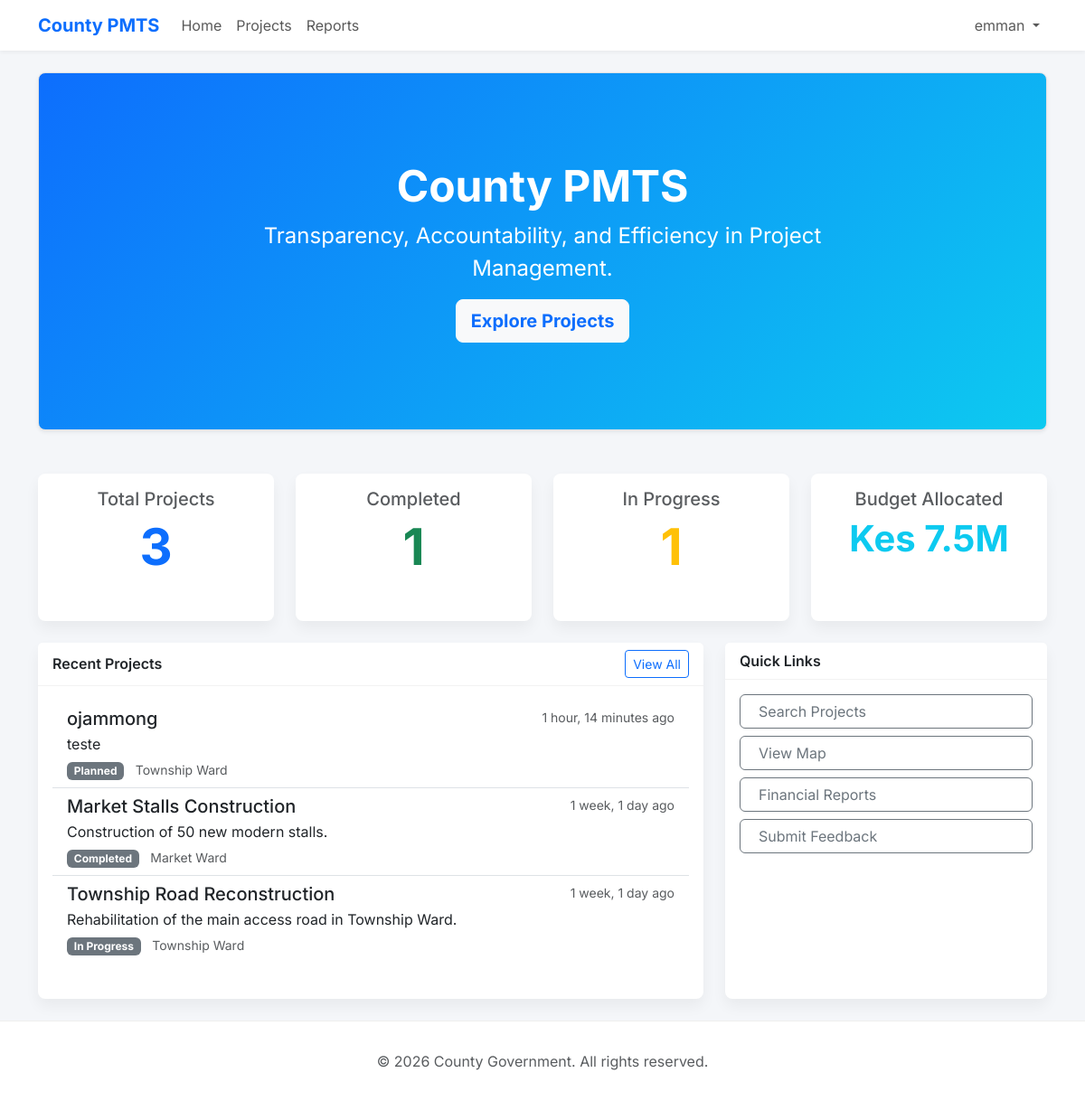
Screenshot of / (signed in) with the database file from the repository.
### apps/users/models.py (models this page shows, shortened)
class User(AbstractUser):
    class Role(models.TextChoices):
        PUBLIC = 'PUBLIC', _('Public')
        STAFF = 'STAFF', _('Staff')
        EXECUTIVE = 'EXECUTIVE', _('Executive')
    role = models.CharField(
        max_length=20,
        choices=Role.choices,
        default=Role.PUBLIC,
        help_text=_("User role in the system")
    )
    phone_number = models.CharField(max_length=15, blank=True)

### apps/projects/models.py (models this page shows, shortened)
class Project(models.Model):
    class Status(models.TextChoices):
        PLANNED = 'PLANNED', _('Planned')
        TENDERING = 'TENDERING', _('Tendering')
        IN_PROGRESS = 'IN_PROGRESS', _('In Progress')
        STALLED = 'STALLED', _('Stalled')
        COMPLETED = 'COMPLETED', _('Completed')
        COMMISSIONED = 'COMMISSIONED', _('Commissioned')
    name = models.CharField(max_length=255)
    description = models.TextField()
    ward = models.ForeignKey(Ward, on_delete=models.SET_NULL, null=True, related_name='projects')
    location_details = models.CharField(max_length=255, blank=True, help_text="Specific location details")
    status = models.CharField(max_length=20, choices=Status.choices, default=Status.PLANNED)
    start_date = models.DateField(null=True, blank=True)
    end_date = models.DateField(null=True, blank=True)
    contractor_name = models.CharField(max_length=255, blank=True)
    department = models.CharField(max_length=100, help_text="Department responsible")
    created_at = models.DateTimeField(auto_now_add=True)
    updated_at = models.DateTimeField(auto_now=True)
    created_by = models.ForeignKey(settings.AUTH_USER_MODEL, on_delete=models.SET_NULL, null=True, related_name='created_projects')

### apps/locations/models.py (models this page shows, shortened)
class Ward(models.Model):
    sub_county = models.ForeignKey(SubCounty, related_name='wards', on_delete=models.CASCADE)
    name = models.CharField(max_length=100)
    code = models.CharField(max_length=20, unique=True, blank=True, null=True)
    class Meta:
        unique_together = ('sub_county', 'name')

### apps/public/views.py (the view)
# urls.py: 2. Add a URL to urlpatterns:  path('', views.home, name='home')
def home(request):
    total_projects = Project.objects.count()
    completed_projects = Project.objects.filter(status=Project.Status.COMPLETED).count()
    in_progress_projects = Project.objects.filter(status=Project.Status.IN_PROGRESS).count()
    total_budget_decimal = BudgetAllocation.objects.aggregate(Sum('amount'))['amount__sum'] or 0
    total_budget = round(total_budget_decimal / 1000000, 1) if total_budget_decimal else 0
    recent_projects = Project.objects.select_related('ward').order_by('-updated_at')[:5]
    context = {
        'total_projects': total_projects,
        'completed_projects': completed_projects,
        'in_progress_projects': in_progress_projects,
        'total_budget': total_budget,
        'recent_projects': recent_projects,
    }
    return render(request, 'index.html', context)

### templates/index.html (shortened to what this page needs)
{% extends 'base.html' %}
{% block content %}
<div class="row">
    <div class="col-12 mb-4">
        <div class="p-5 mb-4 bg-light rounded-3 shadow-sm border text-center"
            style="background: linear-gradient(135deg, #0d6efd 0%, #0dcaf0 100%); color: white;">
            <div class="container-fluid py-5">
                <h1 class="display-5 fw-bold">County PMTS</h1>
                <p class="col-md-8 fs-4 mx-auto">Transparency, Accountability, and Efficiency in Project Management.</p>
                <a class="btn btn-light btn-lg text-primary fw-bold" href="#" role="button">Explore Projects</a>
            </div>
        </div>
    </div>
</div>
<div class="row mb-4">
    <div class="col-md-3">
        <div class="card stat-card text-center h-100">
            <div class="card-body">
                <h5 class="card-title text-muted">Total Projects</h5>
                <h2 class="display-4 fw-bold text-primary">{{ total_projects }}</h2>
            </div>
        </div>
    </div>
    <div class="col-md-3">
        <div class="card stat-card text-center h-100">
            <div class="card-body">
                <h5 class="card-title text-muted">Completed</h5>
                <h2 class="display-4 fw-bold text-success">{{ completed_projects }}</h2>
            </div>
        </div>
    </div>
    <div class="col-md-3">
        <div class="card stat-card text-center h-100">
            <div class="card-body">
                <h5 class="card-title text-muted">In Progress</h5>
                <h2 class="display-4 fw-bold text-warning">{{ in_progress_projects }}</h2>
            </div>
        </div>
    </div>
    <div class="col-md-3">
        <div class="card stat-card text-center h-100">
            <div class="card-body">
                <h5 class="card-title text-muted">Budget Allocated</h5>
                <h2 class="display-6 fw-bold text-info">Kes {{ total_budget }}M</h2>
            </div>
        </div>
    </div>
</div>
<div class="row">
    <div class="col-md-8">
        <div class="card h-100">
            <div class="card-header d-flex justify-content-between align-items-center">
                <span>Recent Projects</span>
                <a href="#" class="btn btn-sm btn-outline-primary">View All</a>
            </div>
            <div class="card-body">
                <div class="list-group list-group-flush">
                    {% for project in recent_projects %}
                    <a href="#" class="list-group-item list-group-item-action">
                        <div class="d-flex w-100 justify-content-between">
                            <h5 class="mb-1">{{ project.name }}</h5>
                            <small class="text-muted">{{ project.updated_at|timesince }} ago</small>
                        </div>
                        <p class="mb-1 text-truncate">{{ project.description }}</p>
                        <small class="badge bg-secondary">{{ project.get_status_display }}</small>
                        <small class="text-muted ms-2"> {{ project.ward.name }}</small>
                    </a>
                    {% empty %}
                    <div class="text-center py-4 text-muted">
                        No projects found.
                    </div>
                    {% endfor %}
                </div>
            </div>
        </div>
    </div>
    <div class="col-md-4">
        <div class="card h-100">
            <div class="card-header">
                Quick Links
            </div>
            <div class="card-body">
                <div class="d-grid gap-2">
                    <a href="#" class="btn btn-outline-secondary text-start"> Search
                        Projects</a>
                    <a href="#" class="btn btn-outline-secondary text-start"> View Map</a>
                    <a href="#" class="btn btn-outline-secondary text-start">
                        Financial Reports</a>
                    <a href="#" class="btn btn-outline-secondary text-start"> Submit
                        Feedback</a>
                </div>
            </div>
        </div>
    </div>
</div>
{% endblock %}

### templates/base.html (shortened to what this page needs)
{% load static %}
<!DOCTYPE html>
<html lang="en">
<head>
    <link href="https://cdn.jsdelivr.net/npm/bootstrap@5.3.0/dist/css/bootstrap.min.css" rel="stylesheet">
</head>
<body class="d-flex flex-column min-vh-100">
    <nav class="navbar navbar-expand-lg navbar-light sticky-top">
        <div class="container">
            <a class="navbar-brand" href="{% url 'home' %}">County PMTS</a>
            <div class="collapse navbar-collapse" id="navbarNav">
                <ul class="navbar-nav me-auto">
                    <li class="nav-item">
                        <a class="nav-link" href="{% url 'home' %}">Home</a>
                    </li>
                    <li class="nav-item">
                        <a class="nav-link" href="#">Projects</a>
                    </li>
                    <li class="nav-item">
                        <a class="nav-link" href="#">Reports</a>
                    </li>
                </ul>
                <ul class="navbar-nav">
                    {% if user.is_authenticated %}
                        <li class="nav-item dropdown">
                            <a class="nav-link dropdown-toggle" href="#" role="button" data-bs-toggle="dropdown">
                                {{ user.username }}
                            </a>
                        </li>
                    {% else %}
                        <li class="nav-item">
                            <a class="nav-link" href="{% url 'login' %}">Login</a>
                        </li>
                    {% endif %}
                </ul>
            </div>
        </div>
    </nav>
    <main class="container py-4">
        {% block content %}{% endblock %}
    </main>
    <footer>
        <div class="container text-center text-muted">
            <p class="mb-0">&copy; {% now "Y" %} County Government. All rights reserved.</p>
        </div>
    </footer>
</body>
</html>

### templates/base.html (style rules this page uses)
:root { --primary-color: #0d6efd; --secondary-color: #6c757d; --dark-bg: #1e1e2f; --card-bg: #27293d; --text-color: #e1e1e6; }
body { font-family: 'Inter', sans-serif; background-color: #f4f6f9; color: #333; }
.navbar { background-color: #fff; box-shadow: 0 2px 4px rgba(0,0,0,0.05); }
.navbar-brand { font-weight: 700; color: var(--primary-color) !important; }
.card { border: none; box-shadow: 0 0.5rem 1rem rgba(0, 0, 0, 0.05); border-radius: 0.5rem; margin-bottom: 1.5rem; }
.card-header { background-color: #fff; border-bottom: 1px solid rgba(0,0,0,0.05); font-weight: 600; }
footer { background-color: #fff; padding: 2rem 0; margin-top: auto; border-top: 1px solid #eee; }
.stat-card { transition: transform 0.2s; }

### rows the page displays
User: username "emman"
Project: name "ojammong", updated_at "1 hour, 14 minutes", description "teste", status "Planned", ward.name "Township Ward"
Project: name "Market Stalls Construction", updated_at "1 week, 1 day", description "Construction of 50 new modern stalls.", status "Completed", ward.name "Market Ward"
Project: name "Township Road Reconstruction", updated_at "1 week, 1 day", description "Rehabilitation of the main access road in Township Ward.", status "In Progress", ward.name "Township Ward"

### other values shown
{{ total_projects }} "3"
{{ completed_projects }} "1"
{{ in_progress_projects }} "1"
{{ total_budget }} "7.5"
